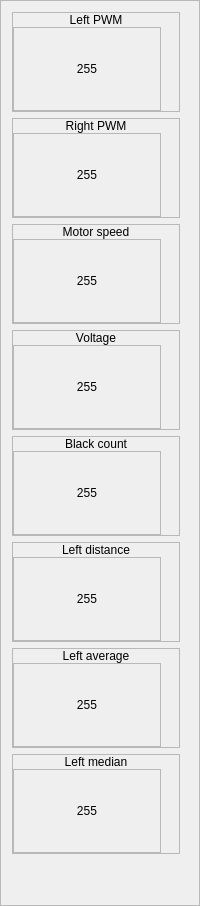
        <widget class="QFrame" name="frame_2">
         <property name="frameShape">
          <enum>QFrame::StyledPanel</enum>
         </property>
         <property name="frameShadow">
          <enum>QFrame::Raised</enum>
         </property>
         <layout class="QVBoxLayout" name="verticalLayout_27">
          <item>
           <widget class="QFrame" name="leftPwmMainFrame">
            <property name="maximumSize">
             <size>
              <width>168</width>
              <height>16777215</height>
             </size>
            </property>
            <property name="frameShape">
             <enum>QFrame::StyledPanel</enum>
            </property>
            <property name="frameShadow">
             <enum>QFrame::Raised</enum>
            </property>
            <layout class="QVBoxLayout" name="verticalLayout_10">
             <property name="spacing">
              <number>0</number>
             </property>
             <property name="leftMargin">
              <number>0</number>
             </property>
             <property name="topMargin">
              <number>0</number>
             </property>
             <property name="rightMargin">
              <number>0</number>
             </property>
             <property name="bottomMargin">
              <number>0</number>
             </property>
             <item>
              <widget class="QLabel" name="label_4">
               <property name="text">
                <string>Left PWM</string>
               </property>
               <property name="alignment">
                <set>Qt::AlignCenter</set>
               </property>
              </widget>
             </item>
             <item>
              <widget class="QFrame" name="frame_11">
               <property name="sizePolicy">
                <sizepolicy hsizetype="Maximum" vsizetype="Fixed">
                 <horstretch>0</horstretch>
                 <verstretch>0</verstretch>
                </sizepolicy>
               </property>
               <property name="maximumSize">
                <size>
                 <width>148</width>
                 <height>16777215</height>
                </size>
               </property>
               <property name="frameShape">
                <enum>QFrame::StyledPanel</enum>
               </property>
               <property name="frameShadow">
                <enum>QFrame::Raised</enum>
               </property>
               <layout class="QVBoxLayout" name="verticalLayout_11">
                <item>
                 <widget class="QLabel" name="leftPWMValueLabel">
                  <property name="minimumSize">
                   <size>
                    <width>128</width>
                    <height>64</height>
                   </size>
                  </property>
                  <property name="maximumSize">
                   <size>
                    <width>128</width>
                    <height>64</height>
                   </size>
                  </property>
                  <property name="styleSheet">
                   <string notr="true">font: 75 26pt &quot;Segoe UI&quot;;</string>
                  </property>
                  <property name="text">
                   <string>255</string>
                  </property>
                  <property name="alignment">
                   <set>Qt::AlignCenter</set>
                  </property>
                 </widget>
                </item>
               </layout>
              </widget>
             </item>
            </layout>
           </widget>
          </item>
          <item>
           <widget class="QFrame" name="rightPwmMainFrame">
            <property name="maximumSize">
             <size>
              <width>168</width>
              <height>16777215</height>
             </size>
            </property>
            <property name="frameShape">
             <enum>QFrame::StyledPanel</enum>
            </property>
            <property name="frameShadow">
             <enum>QFrame::Raised</enum>
            </property>
            <layout class="QVBoxLayout" name="verticalLayout_13">
             <property name="spacing">
              <number>0</number>
             </property>
             <property name="leftMargin">
              <number>0</number>
             </property>
             <property name="topMargin">
              <number>0</number>
             </property>
             <property name="rightMargin">
              <number>0</number>
             </property>
             <property name="bottomMargin">
              <number>0</number>
             </property>
             <item>
              <widget class="QLabel" name="label_5">
               <property name="text">
                <string>Right PWM</string>
               </property>
               <property name="alignment">
                <set>Qt::AlignCenter</set>
               </property>
              </widget>
             </item>
             <item>
              <widget class="QFrame" name="frame_13">
               <property name="sizePolicy">
                <sizepolicy hsizetype="Maximum" vsizetype="Fixed">
                 <horstretch>0</horstretch>
                 <verstretch>0</verstretch>
                </sizepolicy>
               </property>
               <property name="maximumSize">
                <size>
                 <width>148</width>
                 <height>16777215</height>
                </size>
               </property>
               <property name="frameShape">
                <enum>QFrame::StyledPanel</enum>
               </property>
               <property name="frameShadow">
                <enum>QFrame::Raised</enum>
               </property>
               <layout class="QVBoxLayout" name="verticalLayout_14">
                <item>
                 <widget class="QLabel" name="rightPwmValueLabel">
                  <property name="minimumSize">
                   <size>
                    <width>128</width>
                    <height>64</height>
                   </size>
                  </property>
                  <property name="maximumSize">
                   <size>
                    <width>128</width>
                    <height>64</height>
                   </size>
                  </property>
                  <property name="styleSheet">
                   <string notr="true">font: 75 26pt &quot;Segoe UI&quot;;</string>
                  </property>
                  <property name="text">
                   <string>255</string>
                  </property>
                  <property name="alignment">
                   <set>Qt::AlignCenter</set>
                  </property>
                 </widget>
                </item>
               </layout>
              </widget>
             </item>
            </layout>
           </widget>
          </item>
          <item>
           <widget class="QFrame" name="motorSpeedFrame">
            <property name="maximumSize">
             <size>
              <width>168</width>
              <height>16777215</height>
             </size>
            </property>
            <property name="frameShape">
             <enum>QFrame::StyledPanel</enum>
            </property>
            <property name="frameShadow">
             <enum>QFrame::Raised</enum>
            </property>
            <layout class="QVBoxLayout" name="verticalLayout_24">
             <property name="spacing">
              <number>0</number>
             </property>
             <property name="leftMargin">
              <number>0</number>
             </property>
             <property name="topMargin">
              <number>0</number>
             </property>
             <property name="rightMargin">
              <number>0</number>
             </property>
             <property name="bottomMargin">
              <number>0</number>
             </property>
             <item>
              <widget class="QLabel" name="label_9">
               <property name="text">
                <string>Motor speed</string>
               </property>
               <property name="alignment">
                <set>Qt::AlignCenter</set>
               </property>
              </widget>
             </item>
             <item>
              <widget class="QFrame" name="frame_19">
               <property name="sizePolicy">
                <sizepolicy hsizetype="Maximum" vsizetype="Fixed">
                 <horstretch>0</horstretch>
                 <verstretch>0</verstretch>
                </sizepolicy>
               </property>
               <property name="maximumSize">
                <size>
                 <width>148</width>
                 <height>16777215</height>
                </size>
               </property>
               <property name="frameShape">
                <enum>QFrame::StyledPanel</enum>
               </property>
               <property name="frameShadow">
                <enum>QFrame::Raised</enum>
               </property>
               <layout class="QVBoxLayout" name="verticalLayout_25">
                <item>
                 <widget class="QLabel" name="motorSpeedValueLabel">
                  <property name="minimumSize">
                   <size>
                    <width>128</width>
                    <height>64</height>
                   </size>
                  </property>
                  <property name="maximumSize">
                   <size>
                    <width>128</width>
                    <height>64</height>
                   </size>
                  </property>
                  <property name="styleSheet">
                   <string notr="true">font: 75 26pt &quot;Segoe UI&quot;;</string>
                  </property>
                  <property name="text">
                   <string>255</string>
                  </property>
                  <property name="alignment">
                   <set>Qt::AlignCenter</set>
                  </property>
                 </widget>
                </item>
               </layout>
              </widget>
             </item>
            </layout>
           </widget>
          </item>
          <item>
           <widget class="QFrame" name="voltageMainFrame">
            <property name="maximumSize">
             <size>
              <width>168</width>
              <height>16777215</height>
             </size>
            </property>
            <property name="frameShape">
             <enum>QFrame::StyledPanel</enum>
            </property>
            <property name="frameShadow">
             <enum>QFrame::Raised</enum>
            </property>
            <layout class="QVBoxLayout" name="verticalLayout_16">
             <property name="spacing">
              <number>0</number>
             </property>
             <property name="leftMargin">
              <number>0</number>
             </property>
             <property name="topMargin">
              <number>0</number>
             </property>
             <property name="rightMargin">
              <number>0</number>
             </property>
             <property name="bottomMargin">
              <number>0</number>
             </property>
             <item>
              <widget class="QLabel" name="label_6">
               <property name="text">
                <string>Voltage</string>
               </property>
               <property name="alignment">
                <set>Qt::AlignCenter</set>
               </property>
              </widget>
             </item>
             <item>
              <widget class="QFrame" name="frame_15">
               <property name="sizePolicy">
                <sizepolicy hsizetype="Maximum" vsizetype="Fixed">
                 <horstretch>0</horstretch>
                 <verstretch>0</verstretch>
                </sizepolicy>
               </property>
               <property name="maximumSize">
                <size>
                 <width>148</width>
                 <height>16777215</height>
                </size>
               </property>
               <property name="frameShape">
                <enum>QFrame::StyledPanel</enum>
               </property>
               <property name="frameShadow">
                <enum>QFrame::Raised</enum>
               </property>
               <layout class="QVBoxLayout" name="verticalLayout_17">
                <item>
                 <widget class="QLabel" name="voltageValueLabel">
                  <property name="minimumSize">
                   <size>
                    <width>128</width>
                    <height>64</height>
                   </size>
                  </property>
                  <property name="maximumSize">
                   <size>
                    <width>128</width>
                    <height>64</height>
                   </size>
                  </property>
                  <property name="styleSheet">
                   <string notr="true">font: 75 26pt &quot;Segoe UI&quot;;</string>
                  </property>
                  <property name="text">
                   <string>255</string>
                  </property>
                  <property name="alignment">
                   <set>Qt::AlignCenter</set>
                  </property>
                 </widget>
                </item>
               </layout>
              </widget>
             </item>
            </layout>
           </widget>
          </item>
          <item>
           <widget class="QFrame" name="blackCountFrame">
            <property name="maximumSize">
             <size>
              <width>168</width>
              <height>16777215</height>
             </size>
            </property>
            <property name="frameShape">
             <enum>QFrame::StyledPanel</enum>
            </property>
            <property name="frameShadow">
             <enum>QFrame::Raised</enum>
            </property>
            <layout class="QVBoxLayout" name="verticalLayout_41">
             <property name="spacing">
              <number>0</number>
             </property>
             <property name="leftMargin">
              <number>0</number>
             </property>
             <property name="topMargin">
              <number>0</number>
             </property>
             <property name="rightMargin">
              <number>0</number>
             </property>
             <property name="bottomMargin">
              <number>0</number>
             </property>
             <item>
              <widget class="QLabel" name="label_14">
               <property name="text">
                <string>Black count</string>
               </property>
               <property name="alignment">
                <set>Qt::AlignCenter</set>
               </property>
              </widget>
             </item>
             <item>
              <widget class="QFrame" name="frame_30">
               <property name="sizePolicy">
                <sizepolicy hsizetype="Maximum" vsizetype="Fixed">
                 <horstretch>0</horstretch>
                 <verstretch>0</verstretch>
                </sizepolicy>
               </property>
               <property name="maximumSize">
                <size>
                 <width>148</width>
                 <height>16777215</height>
                </size>
               </property>
               <property name="frameShape">
                <enum>QFrame::StyledPanel</enum>
               </property>
               <property name="frameShadow">
                <enum>QFrame::Raised</enum>
               </property>
               <layout class="QVBoxLayout" name="verticalLayout_42">
                <item>
                 <widget class="QLabel" name="blackRegionsCountValueLabel">
                  <property name="minimumSize">
                   <size>
                    <width>128</width>
                    <height>64</height>
                   </size>
                  </property>
                  <property name="maximumSize">
                   <size>
                    <width>128</width>
                    <height>64</height>
                   </size>
                  </property>
                  <property name="styleSheet">
                   <string notr="true">font: 75 26pt &quot;Segoe UI&quot;;</string>
                  </property>
                  <property name="text">
                   <string>255</string>
                  </property>
                  <property name="alignment">
                   <set>Qt::AlignCenter</set>
                  </property>
                 </widget>
                </item>
               </layout>
              </widget>
             </item>
            </layout>
           </widget>
          </item>
          <item>
           <widget class="QFrame" name="blackCountFrame_3">
            <property name="maximumSize">
             <size>
              <width>168</width>
              <height>16777215</height>
             </size>
            </property>
            <property name="frameShape">
             <enum>QFrame::StyledPanel</enum>
            </property>
            <property name="frameShadow">
             <enum>QFrame::Raised</enum>
            </property>
            <layout class="QVBoxLayout" name="verticalLayout_47">
             <property name="spacing">
              <number>0</number>
             </property>
             <property name="leftMargin">
              <number>0</number>
             </property>
             <property name="topMargin">
              <number>0</number>
             </property>
             <property name="rightMargin">
              <number>0</number>
             </property>
             <property name="bottomMargin">
              <number>0</number>
             </property>
             <item>
              <widget class="QLabel" name="label_17">
               <property name="text">
                <string>Left distance</string>
               </property>
               <property name="alignment">
                <set>Qt::AlignCenter</set>
               </property>
              </widget>
             </item>
             <item>
              <widget class="QFrame" name="frame_35">
               <property name="sizePolicy">
                <sizepolicy hsizetype="Maximum" vsizetype="Fixed">
                 <horstretch>0</horstretch>
                 <verstretch>0</verstretch>
                </sizepolicy>
               </property>
               <property name="maximumSize">
                <size>
                 <width>148</width>
                 <height>16777215</height>
                </size>
               </property>
               <property name="frameShape">
                <enum>QFrame::StyledPanel</enum>
               </property>
               <property name="frameShadow">
                <enum>QFrame::Raised</enum>
               </property>
               <layout class="QVBoxLayout" name="verticalLayout_48">
                <item>
                 <widget class="QLabel" name="leftDistanceValueLabel">
                  <property name="minimumSize">
                   <size>
                    <width>128</width>
                    <height>64</height>
                   </size>
                  </property>
                  <property name="maximumSize">
                   <size>
                    <width>128</width>
                    <height>64</height>
                   </size>
                  </property>
                  <property name="styleSheet">
                   <string notr="true">font: 75 26pt &quot;Segoe UI&quot;;</string>
                  </property>
                  <property name="text">
                   <string>255</string>
                  </property>
                  <property name="alignment">
                   <set>Qt::AlignCenter</set>
                  </property>
                 </widget>
                </item>
               </layout>
              </widget>
             </item>
            </layout>
           </widget>
          </item>
          <item>
           <widget class="QFrame" name="blackCountFrame_2">
            <property name="maximumSize">
             <size>
              <width>168</width>
              <height>16777215</height>
             </size>
            </property>
            <property name="frameShape">
             <enum>QFrame::StyledPanel</enum>
            </property>
            <property name="frameShadow">
             <enum>QFrame::Raised</enum>
            </property>
            <layout class="QVBoxLayout" name="verticalLayout_43">
             <property name="spacing">
              <number>0</number>
             </property>
             <property name="leftMargin">
              <number>0</number>
             </property>
             <property name="topMargin">
              <number>0</number>
             </property>
             <property name="rightMargin">
              <number>0</number>
             </property>
             <property name="bottomMargin">
              <number>0</number>
             </property>
             <item>
              <widget class="QLabel" name="label_16">
               <property name="text">
                <string>Left average</string>
               </property>
               <property name="alignment">
                <set>Qt::AlignCenter</set>
               </property>
              </widget>
             </item>
             <item>
              <widget class="QFrame" name="frame_31">
               <property name="sizePolicy">
                <sizepolicy hsizetype="Maximum" vsizetype="Fixed">
                 <horstretch>0</horstretch>
                 <verstretch>0</verstretch>
                </sizepolicy>
               </property>
               <property name="maximumSize">
                <size>
                 <width>148</width>
                 <height>16777215</height>
                </size>
               </property>
               <property name="frameShape">
                <enum>QFrame::StyledPanel</enum>
               </property>
               <property name="frameShadow">
                <enum>QFrame::Raised</enum>
               </property>
               <layout class="QVBoxLayout" name="verticalLayout_46">
                <item>
                 <widget class="QLabel" name="leftAverageValueLabel">
                  <property name="minimumSize">
                   <size>
                    <width>128</width>
                    <height>64</height>
                   </size>
                  </property>
                  <property name="maximumSize">
                   <size>
                    <width>128</width>
                    <height>64</height>
                   </size>
                  </property>
                  <property name="styleSheet">
                   <string notr="true">font: 75 26pt &quot;Segoe UI&quot;;</string>
                  </property>
                  <property name="text">
                   <string>255</string>
                  </property>
                  <property name="alignment">
                   <set>Qt::AlignCenter</set>
                  </property>
                 </widget>
                </item>
               </layout>
              </widget>
             </item>
            </layout>
           </widget>
          </item>
          <item>
           <widget class="QFrame" name="blackCountFrame_7">
            <property name="maximumSize">
             <size>
              <width>168</width>
              <height>16777215</height>
             </size>
            </property>
            <property name="frameShape">
             <enum>QFrame::StyledPanel</enum>
            </property>
            <property name="frameShadow">
             <enum>QFrame::Raised</enum>
            </property>
            <layout class="QVBoxLayout" name="verticalLayout_70">
             <property name="spacing">
              <number>0</number>
             </property>
             <property name="leftMargin">
              <number>0</number>
             </property>
             <property name="topMargin">
              <number>0</number>
             </property>
             <property name="rightMargin">
              <number>0</number>
             </property>
             <property name="bottomMargin">
              <number>0</number>
             </property>
             <item>
              <widget class="QLabel" name="label_31">
               <property name="text">
                <string>Left median</string>
               </property>
               <property name="alignment">
                <set>Qt::AlignCenter</set>
               </property>
              </widget>
             </item>
             <item>
              <widget class="QFrame" name="frame_40">
               <property name="sizePolicy">
                <sizepolicy hsizetype="Maximum" vsizetype="Fixed">
                 <horstretch>0</horstretch>
                 <verstretch>0</verstretch>
                </sizepolicy>
               </property>
               <property name="maximumSize">
                <size>
                 <width>148</width>
                 <height>16777215</height>
                </size>
               </property>
               <property name="frameShape">
                <enum>QFrame::StyledPanel</enum>
               </property>
               <property name="frameShadow">
                <enum>QFrame::Raised</enum>
               </property>
               <layout class="QVBoxLayout" name="verticalLayout_71">
                <item>
                 <widget class="QLabel" name="leftMedianValueLabel">
                  <property name="minimumSize">
                   <size>
                    <width>128</width>
                    <height>64</height>
                   </size>
                  </property>
                  <property name="maximumSize">
                   <size>
                    <width>128</width>
                    <height>64</height>
                   </size>
                  </property>
                  <property name="styleSheet">
                   <string notr="true">font: 75 26pt &quot;Segoe UI&quot;;</string>
                  </property>
                  <property name="text">
                   <string>255</string>
                  </property>
                  <property name="alignment">
                   <set>Qt::AlignCenter</set>
                  </property>
                 </widget>
                </item>
               </layout>
              </widget>
             </item>
            </layout>
           </widget>
          </item>
          <item>
           <spacer name="verticalSpacer_3">
            <property name="orientation">
             <enum>Qt::Vertical</enum>
            </property>
            <property name="sizeHint" stdset="0">
             <size>
              <width>20</width>
              <height>40</height>
             </size>
            </property>
           </spacer>
          </item>
         </layout>
        </widget>
